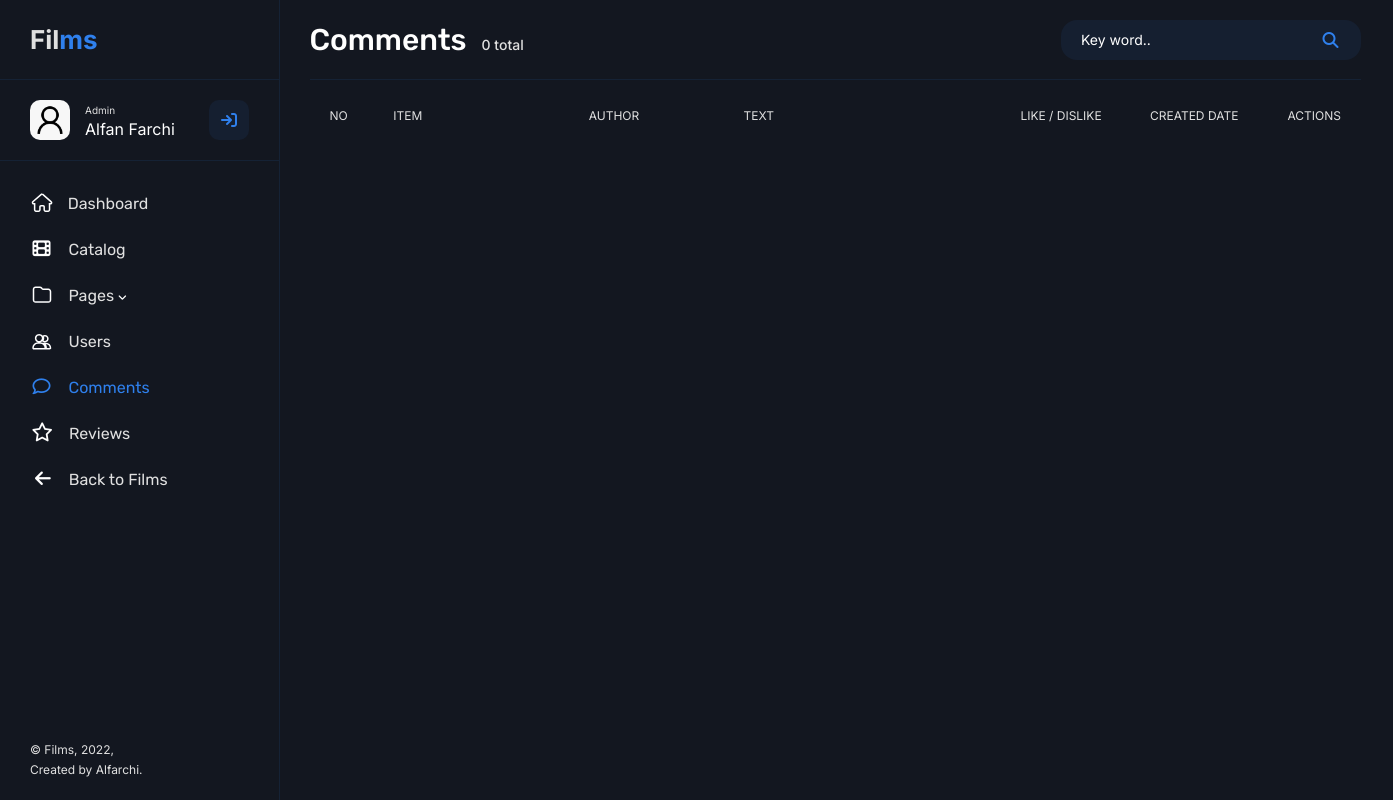
The app's page /admin/comments.php, older data.
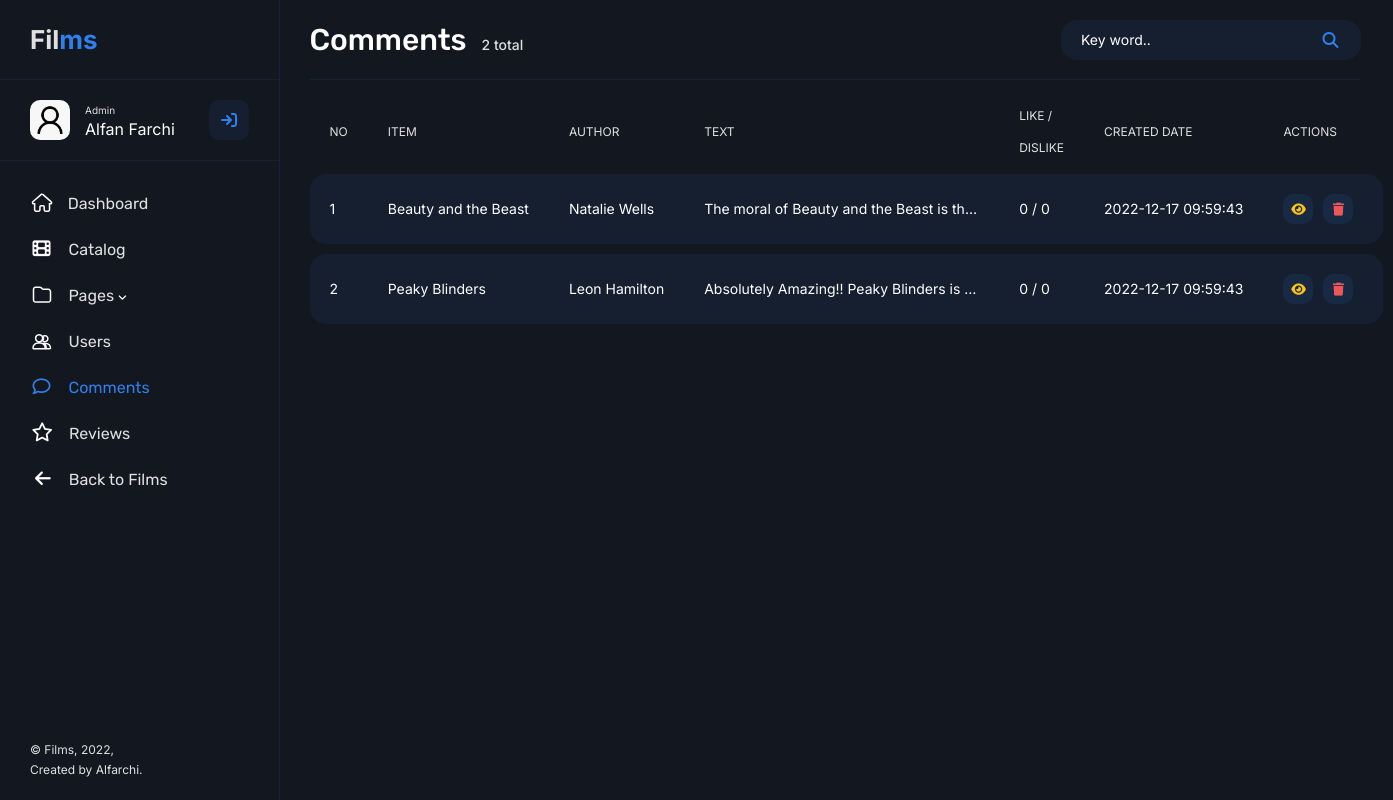
The same page, newer data.
### tables this page shows
create table user_film (
    id_view int primary key auto_increment,
    id_user int,
    id_film int,
    review_title varchar(100),
    comment varchar(500),
    review varchar(500),
    rate float,
    save char(1),
    view_date datetime,
    foreign key (id_user) references user (id_user),
    foreign key (id_film) references film (id_film)
);

create table film (
    id_film int primary key auto_increment,
    title varchar(50),
    label varchar(10),
    rating float,
    genre varchar(20),
    year int,
    age int,
    image varchar(50),
    video varchar(50),
    film_desc varchar(500),
    film_date datetime,
    id_category int,
    foreign key (id_category) references category (id_category)
);

create table user (
    id_user int primary key auto_increment,
    email varchar(40),
    password varchar(255),
    username varchar(30),
    create_date datetime
);

### main/functions.php (called while the page is built, shortened)
<?php
$conn = mysqli_connect("localhost", "root", "", "films");
function query($query) {
    global $conn;
    $result = mysqli_query($conn, $query);
    $rows = [];
    while($row = mysqli_fetch_assoc($result)) {
        $rows[] = $row;
    }
    return $rows;
}
?>

### admin/comments.php (the view, shortened to what the changed rows need)
<?php
require "../main/functions.php";
$comment = query("SELECT * FROM user INNER JOIN user_film ON user.id_user = user_film.id_user INNER JOIN film ON film.id_film = user_film.id_film WHERE comment IS NOT NULL");
$count = query("SELECT COUNT(id_view) AS count FROM user INNER JOIN user_film ON user.id_user = user_film.id_user INNER JOIN film ON film.id_film = user_film.id_film WHERE comment IS NOT NULL");
?>
<!DOCTYPE html>
<html lang="en">
    <head>
        <link rel="stylesheet" href="../assets/styles/style.css">
        <link href="https://cdn.jsdelivr.net/npm/bootstrap@5.2.2/dist/css/bootstrap.min.css" rel="stylesheet">
    </head>
    <body>
        <main class="main">
            <div class="container-fluid">
                <div class="row">
                    <div class="col-12">
                        <div class="main__header">
                            <?php $i = 1 ?> <?php foreach($count as $row): ?>
                            <h2 class="main__header-title">Comments&ensp;<span><?php echo $row["count"]; ?> total</span></h2>
                            <?php $i++ ?> <?php endforeach; ?>
                            <form action="" method="post" spellcheck="false" autocomplete="off" class="nav__form nav__admin">
                                <input type="input" name="keyword" placeholder="Key word.." class="nav__search search__admin">
                                <button type="submit" name="search" class="nav__action-btn"><i class="fa-solid fa-magnifying-glass"></i></button>
                            </form>
                        </div>
                    </div>
                    <div class="col-12">
                        <table class="main__table">
                            <thead>
                                <tr>
                                    <td class="comments__id">NO</td>
                                    <td class="comments__item">ITEM</td>
                                    <td class="comments__author">AUTHOR</td>
                                    <td class="comments__text">TEXT</td>
                                    <td class="comments__like">LIKE / DISLIKE</td>
                                    <td class="comments__date">CREATED DATE</td>
                                    <td class="comments__actions">ACTIONS</td>
                                </tr>
                            </thead>
                            <tbody>
                                <?php $i = 1 ?>
                                <?php foreach($comment as $row): ?>
                                <tr>
                                    <td class="comments__id"><?php echo $i; ?></td>
                                    <td class="comments__item"><a class="catalog__title" href="../main/details.php?id=<?php echo $row["id_film"]; ?>"><?php echo $row["title"]; ?></a></td>
                                    <td class="comments__author"><?php echo $row["username"]; ?></td>
                                    <td class="comments__text">
                                        <div class="views__text"><p><?php echo $row["comment"]; ?></p></div>
                                    </td>
                                    <td class="comments__like">0 / 0</td>
                                    <td class="comments__date"><?php echo $row["view_date"]; ?></td>
                                    <td class="actions__button"><a href="" onclick="return confirm('Hide comment?')"><i class="fa-solid fa-eye"></i></a><a href="./deleteComment.php?id=<?php echo $row["id_view"]; ?>" onclick="return confirm('Delete comment?')"><i class="fa-solid fa-trash"></i></a></td>
                                </tr>
                                <?php $i++ ?>
                                <?php endforeach; ?>
                            </tbody>
                        </table>
                    </div>
                </div>
            </div>
    </body>
</html>

Row changes from the older to the newer data that the page shows:
added user_film: id_film.title "Beauty and the Beast", id_user.username "Natalie Wells", comment "The moral of Beauty and the Beast is th…", view_date "2022-12-17 09:59:43"
added user_film: id_film.title "Peaky Blinders", id_user.username "Leon Hamilton", comment "Absolutely Amazing!! Peaky Blinders is…", view_date "2022-12-17 09:59:43"
Text that changed along with them:
new list line: "Comments 2 total"
list line gone: "Comments 0 total"
